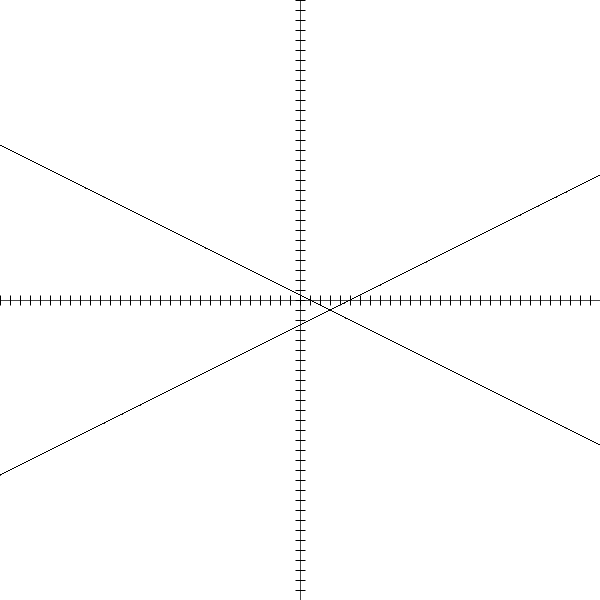
Frame 1 (no input)
Frame 60 (the mouse pressed at the canvas centre just before this capture): identical to frame 1, image omitted
Frame 120 (the mouse held since frame 60 and released just before this capture): identical to frame 1, image omitted

The Processing sketch that drew this single still picture (run headless with seeded random() and noise(); from frame 60 on, the mouse is pressed at the canvas centre):

// Processing sketch: sketch_make_a_line
// ── sketch_make_a_line.pde
int i;
int length = 500;
float m1 = -0.5;
float c1= 0.5;
float x1;
float y1;
float x2;
float m2 =0.5;
float c2 =-2.5;
float y2;
void setup(){
  size(600,600);
}

void draw(){
  
  background(255);
  
 for(i=0;i<=600;i++){ 
 point(i,300); 
 }
 
 for(i=0;i<=600;i++){ 
 point(300,i); 
}
 
 for (i=0;i<=600;i=i+10){ 
     ellipse(i,300,0,10); 
 } 
 
 for (i=0;i<=600;i=i+10){ 
     ellipse(300,i,10,0); 
 } 
 
 for( x1=-300;x1<=600;x1=x1+0.01){
   y1=-m1*x1-c1*10;
   point(x1+300,y1+300);
  }
  
  for( x2=-300;x2<=600;x2=x2+0.01){
    y2=-m2*x2-c2*10;
    point(x2+300,y2+300);
  }
}
